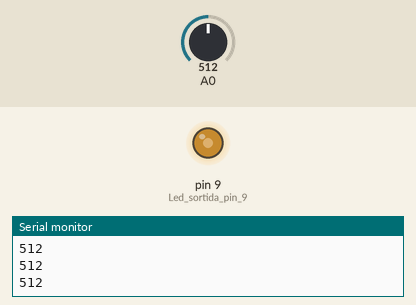
Recording of a sketch running on a simulated Arduino Uno, built with avr-gcc and run on an emulated ATmega328P. On the bench: output pins drawn as LEDs (lit = HIGH), the last lines printed to the serial monitor. The test bench sets the inputs (shaded band); at power-on: A0 = 512.

Above: at 1.2 s.
1.3 s: A0 set to 716
At 1.7 s:
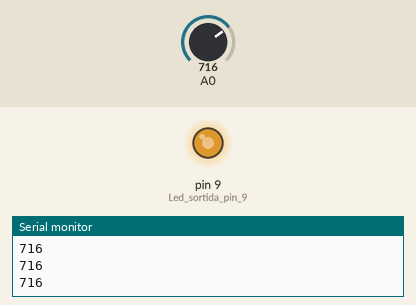
2.8 s: A0 set to 900
At 4.0 s:
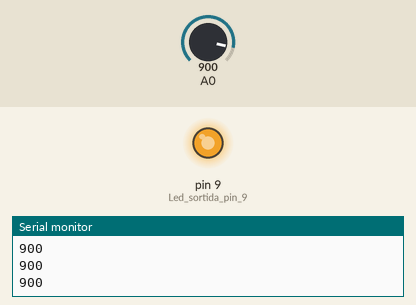
4.3 s: A0 set to 122
At 5.2 s:
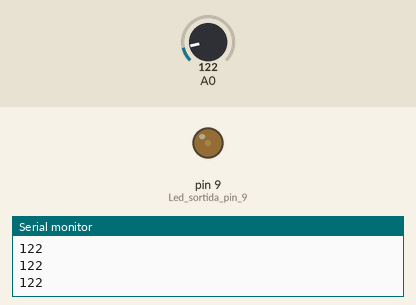
5.8 s: A0 set to 0
At 6.5 s:
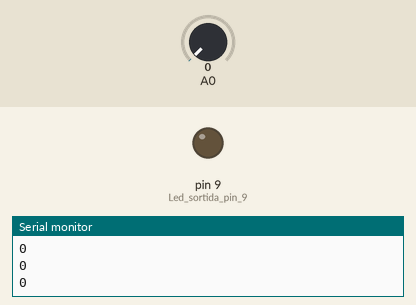
Timing chart, 0 to 8.3 s (numbered marks = the images above; inputs shaded):
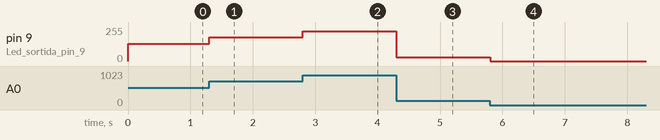

Measured:
- after the input at 1.3 s, pin 9 (Led_sortida_pin_9): 128/255 → 179/255 at once
- after the input at 2.8 s, pin 9 (Led_sortida_pin_9): 179/255 → 225/255 at once
- after the input at 4.3 s, pin 9 (Led_sortida_pin_9): 225/255 → 30/255 at once
- after the input at 5.8 s, pin 9 (Led_sortida_pin_9): 30/255 → 0/255 at once

The sketch:

Potenciometre_LED.ino
```cpp
/*****************************************************************
**                                                              **
**                 TÍTOL:LED controlat per potenciometre        **
**         Controlar el voltatge de un LED per potenciometre    **
**                                                              **
**  NOM: JOSE MARIA GIL FLORES              DATA:19/01/2017     **
*****************************************************************/

//********************* INCLUDE  *********************************


//********************* VARIABLES ********************************
int sensorValue = 0;        // variable del valor potenciometre


//*********************** SETUP **********************************

void setup() {             // configura el final de la salida
  Serial.begin(9600);      // Monitor serie a 9600 bauds
  pinMode(9,OUTPUT);       // Led sortida pin 9
}


//*********************** LOOP ***********************************


void loop () {             // inicia el bucle del programa
  Serial.println(analogRead(A0)); // Lleguiex valor potenciometre
  sensorValue = analogRead(A0);  // Variable de potenciomentre
  analogWrite(9, sensorValue/4); // LED treu el valor del potencioemntre
}


//*********************** FUNCIONS *******************************
```
